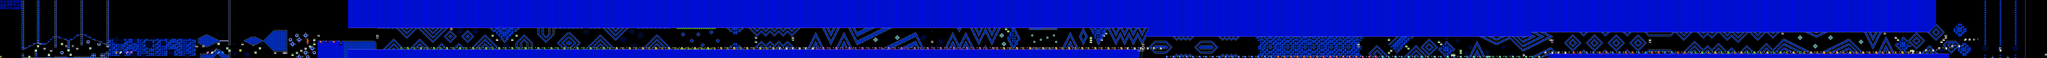

A level layout from a 2D game, rendered from its tile map. Below: a short description, then the map file with tile-grid data replaced by summaries:
An orthogonal 941x27 tile map with 16x16 px tiles, 2 tile layers (SP, ...), 2 tilesets, 2 image layers.

<map version="1.10" tiledversion="1.11.2" orientation="orthogonal" renderorder="right-down" width="941" height="27" tilewidth="16" tileheight="16" infinite="0" nextlayerid="5" nextobjectid="1">
 <editorsettings>
  <chunksize width="16" height="27" />
  <export target="../LEVELS/LEVEL DATA/lvlset_B/dorabaebasic10.csv" format="csv" />
 </editorsettings>
 <tileset firstgid="1" name="famidash" tilewidth="16" tileheight="16" tilecount="256" columns="16">
  <image source="../../../GRAPHICS/famidash.bmp" width="256" height="256" />
 </tileset>
 <tileset firstgid="257" name="sprites" tilewidth="16" tileheight="16" tilecount="256" columns="16">
  <image source="../../../GRAPHICS/sprites.png" width="256" height="256" />
 </tileset>
 <imagelayer id="3" name="Image Layer 1" parallaxx="0.9" parallaxy="0.9" repeatx="1" repeaty="1">
  <image source="../../../GRAPHICS/Old/parallax Blue.bmp" width="144" height="72" />
 </imagelayer>
 <imagelayer id="4" name="Image Layer 2" offsetx="0" offsety="432" repeatx="1">
  <image source="../../../GRAPHICS/ground.bmp" width="64" height="128" />
 </imagelayer>
 <layer id="1" width="941" height="27">
  <data>[25407 cells, 25407 non-empty, 100 distinct tile ids]</data>
 </layer>
 <layer id="2" name="SP" width="941" height="27">
  <data>[25407 cells, 599 non-empty, 62 distinct tile ids]</data>
 </layer>
</map>
